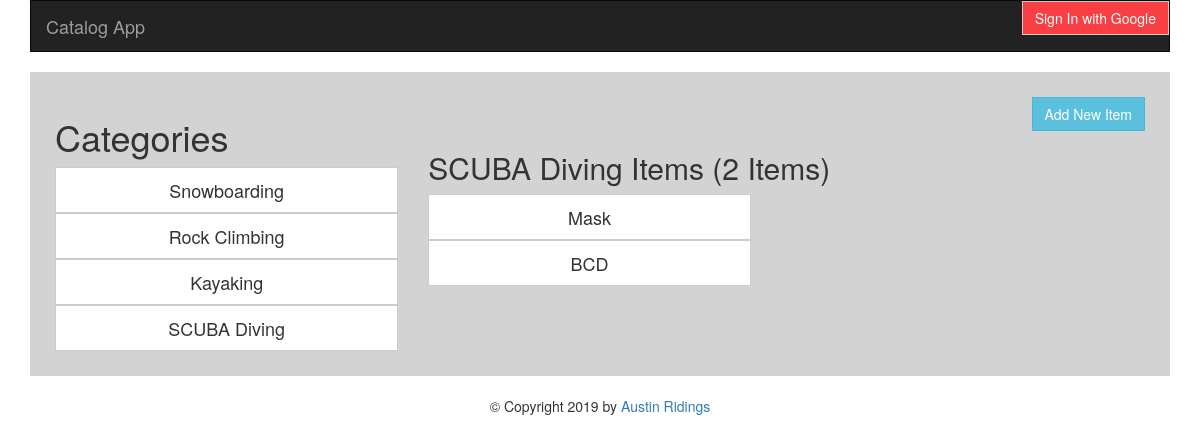
The app's page /catalog/4/items with its own data.
### database.py (models this page shows, shortened)
class Category(Base):
    __tablename__ = 'category'
    id = Column(Integer, primary_key=True)
    name = Column(String(80), nullable=False)
    user_id = Column(Integer, ForeignKey('user.id'))
    user = relationship(User)

class Category_Item(Base):
    __tablename__ = 'category_item'
    id = Column(Integer, primary_key=True)
    name = Column(String(80), nullable=False)
    description = Column(String(255))
    category_id = Column(Integer, ForeignKey('category.id'))
    category = relationship(Category)
    user_id = Column(Integer, ForeignKey('user.id'))
    user = relationship(User)

### app.py (the view)
@app.route('/catalog/<int:category_id>/items', methods=['GET', 'POST'])
def categoryItems(category_id):
    cat = conn.query(Category).filter_by(id=category_id).one()
    cats = conn.query(Category).order_by(Category.id)
    items = conn.query(Category_Item).filter_by(category_id=category_id).all()
    itemcount = conn.query(Category_Item).filter_by(category_id=category_id).count()
    return render_template('category.html', cat=cat, items=items, cats=cats, itemcount=itemcount)

### templates/category.html (shortened to what this page needs)
{% extends "base.html" %}
{% block content %}
    <a class="btn btn-info btn-add" href="{{url_for('addItem', category_id=cat.id)}}">Add New Item</a>
<div class="row">
    <div class="col-md-4">
<h1>Categories</h1>
{% for c in cats %}
<a class="btn btn-default btn-lg btn-catalog" href="{{url_for('categoryItems', category_id = c.id)}}">{{ c.name }}</a>
{% endfor %}
</div>
<div class="col-md-8">
<h2>{{ cat.name }} Items ({{ itemcount }} Items)</h2>
{% for i in items %}
<a class="btn btn-default btn-lg btn-item" href="{{url_for('categoryItem', item_id = i.id, category_id=cat.id)}}">{{ i.name }}</a><br>
{% endfor %}
</div>
</div>
{%endblock%}

### static/style.css (style rules this page uses)
.btn-catalog { width: 100%; border-radius: 0; }
.btn { border-radius: 0; }
.btn-add { float: right; }
.btn-item { width: 45%; }

### records on screen
Category: name "Snowboarding"
Category: name "Rock Climbing"
Category: name "Kayaking"
Category: name "SCUBA Diving"
Category_Item: name "Mask"
Category_Item: name "BCD"

### other values on screen
{{ itemcount }} "2"
